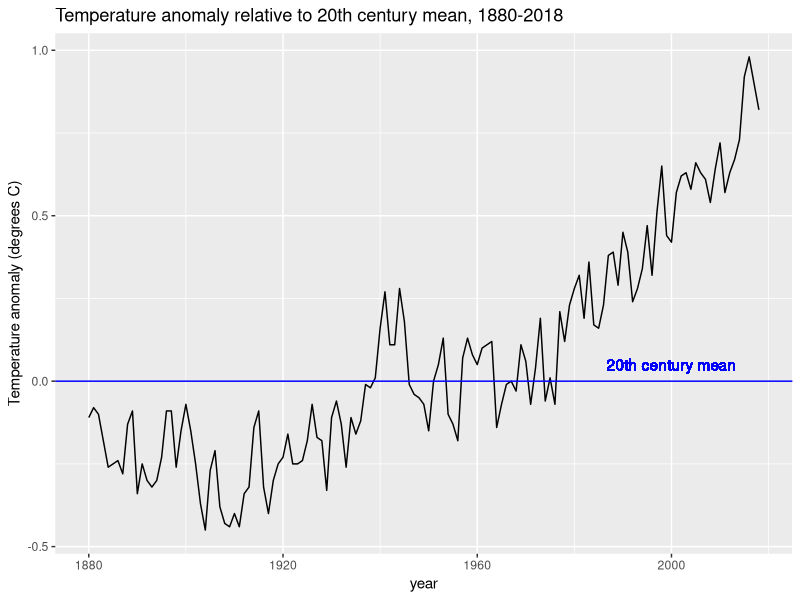
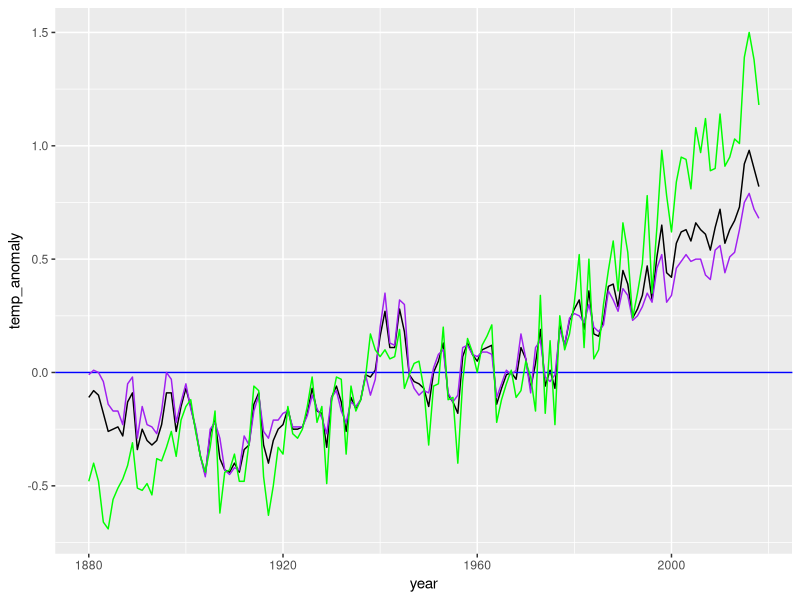
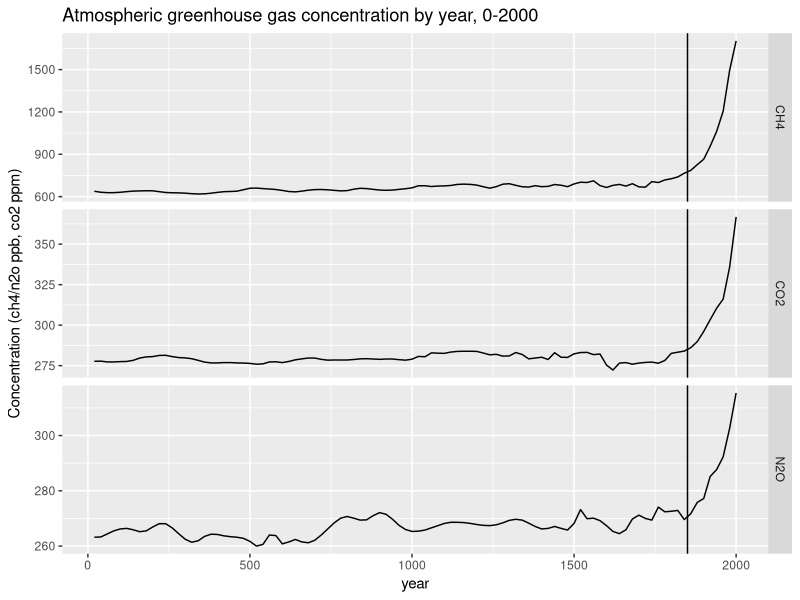

R code for these plots, in order: (Note: this script raises an error after producing the figures.)
###### Comprehensive Assessment Part 2: Climate Change ######

#In these exercises, we examine the relationship between global temperature changes, greenhouse gases and human carbon emissions using time series of 
#actual atmospheric and ice core measurements from the National Oceanic and Atmospheric Administration (NOAA) and Carbon Dioxide Information Analysis Center (CDIAC).

library(tidyverse)
library(dslabs)
library(ggplot2)
data(temp_carbon)
data(greenhouse_gases)
data(historic_co2)

  #Q2: Inspect the difference in carbon emissions in temp_carbon from the first available year to the last available year.
      #What is the first year for which carbon emissions data are available?  (1751)
      #What is the last year for which carbon emissions data are available?   (2014)
      #How many times larger were carbon emissions in the last year relative to the first year? (3285)

temp_carbon %>%
  filter(!is.na(carbon_emissions)) %>%
  summarise(max(year), min(year))


temp_carbon$carbon_emissions[temp_carbon$year == 2014]/temp_carbon$carbon_emissions[temp_carbon$year == 1751]

   #course answer for third question
    carbon1 <- temp_carbon %>%
     filter(year == 1751) %>%
     .$carbon_emissions

    carbon2 <- temp_carbon %>%
      filter(year == 2014) %>%
      .$carbon_emissions

    carbon2/carbon1

  #Q3: Inspect the difference in temperature in temp_carbon from the first available year to the last available year.
      #What is the first year for which global temperature anomaly (temp_anomaly) data are available?
      #What is the last year for which global temperature anomaly data are available?
      #How many degrees Celsius has temperature increased over the date range? Compare the temperatures in the most recent year versus the oldest year.
  
temp_carbon %>%
  filter(!is.na(temp_anomaly)) %>%
  summarise(max(year), min(year))

temp_carbon$temp_anomaly[temp_carbon$year == 2018] - temp_carbon$temp_anomaly[temp_carbon$year == 1880]

    #course answer for third question
    temp1 <- temp_carbon %>%
     filter(year == 1880) %>%
     .$temp_anomaly

    temp2 <- temp_carbon %>%
      filter(year == 2018) %>%
      .$temp_anomaly

    temp2 - temp1

  #Q4: Create a time series line plot of the temperature anomaly. Only include years where temperatures are reported. Save this plot to the object p.
      #Which of the options given on the assessment adds a blue line indicating the 20th century mean temperature?
p <- temp_carbon %>%
  filter(!is.na(temp_anomaly)) %>%
  ggplot(aes(year,temp_anomaly)) +
  geom_line()

p <- p + geom_hline(aes(yintercept = 0), col = "blue")

  #Q5: Change the y-axis label of p to be "Temperature anomaly (degrees C)". Add a title, "Temperature anomaly relative to 20th century mean, 1880-2018". 
      #Also add a text layer to the plot: the x-coordinate should be 2000, the y-coordinate should be 0.05, the text should be "20th century mean", and the text color should be blue.

p + ylab("Temperature anomaly (degrees C)") + 
  ggtitle("Temperature anomaly relative to 20th century mean, 1880-2018") +
  geom_text(aes(x = 2000, y = 0.05, label = "20th century mean"), col = "blue")

  #Q6: Use the plot created in the last two exercises to answer the following questions.Answers within 5 years of the correct answer will be accepted.
      #When was the earliest year with a temperature above the 20th century mean? (~1940)
      #When was the last year with an average temperature below the 20th century mean?  (~1975)
      #In what year did the temperature anomaly exceed 0.5 degrees Celsius for the first time?  (~1998)
  
  #Q7: Add layers to the previous plot to include line graphs of the temperature anomaly in the ocean (ocean_anomaly) and on land (land_anomaly). Assign different colors to the lines. 
      #Compare the global temperature anomaly to the land temperature anomaly and ocean temperature anomaly.  
      #Which region has the largest 2018 temperature anomaly relative to the 20th century mean? (Land)
      #Which region has the largest change in temperature since 1880? (Land)
      #Which region has a temperature anomaly pattern that more closely matches the global pattern? (Ocean)

p + geom_line(aes(year, ocean_anomaly), col = "purple") +
  geom_line(aes(year, land_anomaly), col = "green")

  #Q8: Complete the code outline provided to make a line plot of concentration on the y-axis by year on the x-axis. Facet by gas, aligning the plots vertically so as to ease comparisons along the year axis.
      #Add a vertical line with an x-intercept at the year 1850, noting the unofficial start of the industrial revolution and widespread fossil fuel consumption. Note that the units for ch4 and n2o are ppb while the units for co2 are ppm.

library(tidyverse)
library(dslabs)
data(temp_carbon)
data(greenhouse_gases)
data(historic_co2)

greenhouse_gases %>%
  ggplot(aes(year, concentration)) +
  geom_line() +
  facet_grid(gas ~ . , scales = "free") +
  geom_vline(aes(xintercept = 1850)) +
  ylab("Concentration (ch4/n2o ppb, co2 ppm)") +
  ggtitle("Atmospheric greenhouse gas concentration by year, 0-2000")
  
  #Q9: Interpret the plot of greenhouse gases over time from the previous question. You will use each answer exactly once ch4, co2, n2o, all, none).
      #Which gas was stable at approximately 275 ppm/ppb until around 1850? (CO2)
      #Which gas more than doubled in concentration since 1850? (CH4)
      #Which gas decreased in concentration since 1850? (none)
      #Which gas had the smallest magnitude change since 1850?  (N2O)
      #Which gas increased exponentially in concentration after 1850? (all)

  #Q10: Make a time series line plot of carbon emissions (carbon_emissions) from the temp_carbon dataset. The y-axis is metric tons of carbon emitted per year.
      #Which of the following are true about the trend of carbon emissions?
      #Carbon emissions were essentially zero before 1850 and have increased exponentially since then. (True)
      #Carbon emissions are reaching a stable level.  (False)
      #Carbon emissions have increased every year on record.  (False)
      #Carbon emissions in 2014 were about 4 times as large as 1960 emissions.  (True)
      #Carbon emissions have doubled since the late 1970s.(True)
      #Carbon emissions change with the same trend as atmospheric greenhouse gas levels (co2, ch4, n2o) (True)
      
temp_carbon %>%
  ggplot(aes(year, carbon_emissions)) +
  geom_line() +
  geom_vline(aes(xintercept = 1850)) +
 
  #Q11: Use the historic_co2 data to make a line plot of co2 concentration over time (year), coloring by the measurement source (source). Save this plot as co2_time.
      #Which of the following are true about co2_time, the time series of co2 over the last 800,000 years?
      #Modern co2 levels are higher than at any point in the last 800,000 years.  (True, correctly answered)
      #There are natural cycles of co2 increase and decrease lasting 50,000-100,000 years per cycle. (True, correctly answered)
      #In most cases, it appears to take longer for co2 levels to decrease than to increase. (True, missed answer)
      #co2 concentration has been at least 200 ppm for the last 800,000 years.  (False, correctly answered)
  
co2_time <- historic_co2 %>%
  ggplot(aes(year, co2), col = source) +
  geom_line() +
  geom_hline(aes(yintercept = 200))

  #Q12: Use the co2_time plot. Change the limits as directed to investigate the rate of change in co2 over various periods with spikes in co2 concentration.
      #Change the x-axis limits to -800,000 and -775,000. About how many years did it take for co2 to rise from 200 ppmv to its peak near 275 ppmv? (10,000 years)

co2_time <- historic_co2 %>%
  ggplot(aes(year, co2), col = source) +
  geom_line() +
  geom_hline(aes(yintercept = 200)) +
  xlim(-800000, -775000)

      #Change the x-axis limits to -375,000 and -330,000. About how many years did it take for co2 to rise from the minimum of 180 ppm to its peak of 300 ppmv? (25,000 years)

co2_time <- historic_co2 %>%
  ggplot(aes(year, co2), col = source) +
  geom_line() +
  geom_hline(aes(yintercept = 180)) +
  xlim(-375000, -330000)

      #Change the x-axis limits to -140,000 and -120,000. About how many years did it take for co2 to rise from 200 ppmv to its peak near 280 ppmv? (9,000 years)

co2_time <- historic_co2 %>%
  ggplot(aes(year, co2), col = source) +
  geom_line() +
  geom_hline(aes(yintercept = 200)) +
  xlim(-140000, -120000)

      #Change the x-axis limits to -3000 and 2018 to investigate modern changes in co2. About how many years did it take for co2 to rise from its stable level around 275 ppmv to the current level of over 400 ppmv? (250 years)

co2_time <- historic_co2 %>%
  ggplot(aes(year, co2), col = source) +
  geom_line() +
  geom_hline(aes(yintercept = 275)) +
  xlim(-3000, 2018)
